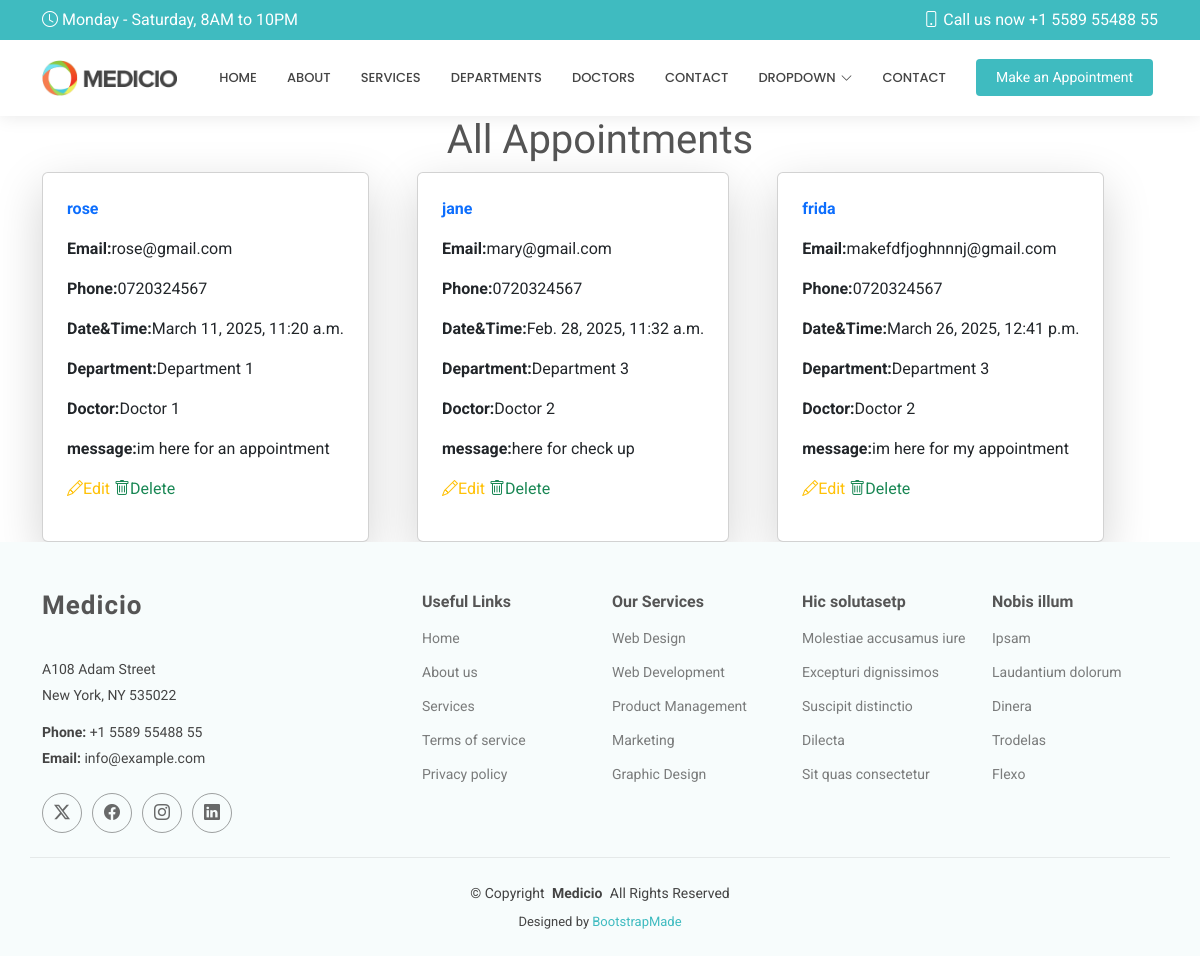
/show/, run on an earlier commit of the app's database.
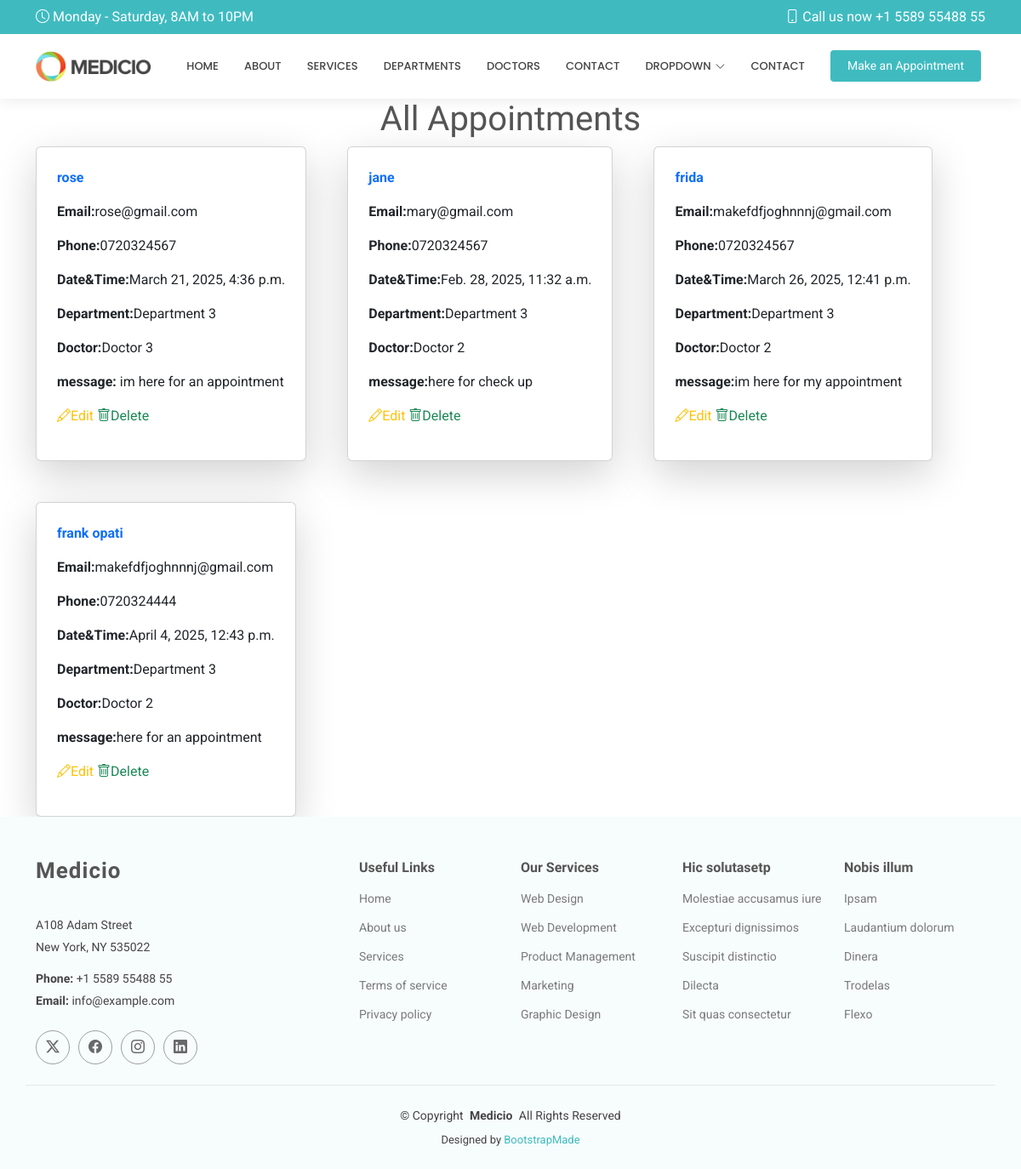
And on a later commit of the database.
### hospitalapp/models.py (models this page shows, shortened)
class Appointment(models.Model):
    name = models.CharField(max_length=50)
    email = models.EmailField()
    phone = models.CharField(max_length=15)
    date = models.DateTimeField()
    department = models.CharField(max_length=50)
    doctor = models.CharField(max_length=50)
    message = models.TextField()

### hospitalapp/views.py (the view)
# urls.py: path('show/', views.show, name='show'),
def show(request):
     all =Appointment.objects.all()
     return render(request, 'show.html',{'all':all})

### Templates/show.html (shortened to what this page needs)
{% extends 'starter-page.html' %}
{% load static %}
{% block content %}
<h1 class="text-center">All Appointments</h1>
<div class=" d-flex flex-wrap gap-5 container">
{% for x in all %}
<div class="card w-30 p-4 shadow-lg ">
<p class="fw-bold text-primary">{{ x.name }}</p>
<p><strong>Email:</strong>{{ x.email }}</p>
<p> <strong>Phone:</strong>{{ x.phone }}</p>
<p> <strong>Date&Time:</strong>{{ x.date}}</p>
<p> <strong>Department:</strong>{{ x.department}}</p>
<p> <strong>Doctor:</strong>{{ x.doctor}}</p>
<p> <strong>message:</strong>{{ x.message}}</p>
<p>
    <a href="{% url 'edit' x.id %}" class="text-warning">
        <i class="bi bi-pencil"></i>Edit
    </a>
    <a href="/delete/{{ x.id }}" class="me-5 text-success ">
        <i  class="bi bi-trash "></i>Delete
    </a>
</p>
</div>
{% endfor %}
</div>
{% endblock %}

### Templates/starter-page.html (shortened to what this page needs)
<!DOCTYPE html>
<html lang="en">
<head>
    {% load static %}
  <link href="{% static 'assets/vendor/bootstrap/css/bootstrap.min.css' %}" rel="stylesheet">
  <link href="{% static 'assets/vendor/bootstrap-icons/bootstrap-icons.css' %}" rel="stylesheet">
  <link href="{% static 'assets/vendor/aos/aos.css' %}" rel="stylesheet">
  <link href="{% static 'assets/vendor/fontawesome-free/css/all.min.css' %}" rel="stylesheet">
  <link href="{% static 'assets/vendor/glightbox/css/glightbox.min.css' %}" rel="stylesheet">
  <link href="{% static 'assets/vendor/swiper/swiper-bundle.min.css' %}" rel="stylesheet">
  <link href="{% static 'assets/css/main.css' %}" rel="stylesheet">
</head>
<body class="starter-page-page">
  <header id="header" class="header sticky-top">
    <div class="topbar d-flex align-items-center">
      <div class="container d-flex justify-content-center justify-content-md-between">
        <div class="d-none d-md-flex align-items-center">
          <i class="bi bi-clock me-1"></i> Monday - Saturday, 8AM to 10PM
        </div>
        <div class="d-flex align-items-center">
          <i class="bi bi-phone me-1"></i> Call us now +1 5589 55488 55
        </div>
      </div>
    </div>
    <div class="branding d-flex align-items-center">
      <div class="container position-relative d-flex align-items-center justify-content-end">
        <a href="index.html" class="logo d-flex align-items-center me-auto">
          <img src="{% static 'assets/img/logo.png' %}" alt="">
        </a>
        <nav id="navmenu" class="navmenu">
          <ul>
            <li><a href="{% url 'home' %}">Home</a></li>
           <li><a href="{% url 'about' %}">About</a></li>
            <li><a href="{% url 'services' %}">Services</a></li>
            <li><a href="{% url 'departments' %}">Departments</a></li>
            <li><a href="{% url 'doctors' %}">Doctors</a></li>
            <li><a href="{% url 'contact' %}">contact</a></li>
            <li class="dropdown"><a href="#"><span>Dropdown</span> <i class="bi bi-chevron-down toggle-dropdown"></i></a>
            </li>
            <li><a href="#contact">Contact</a></li>
          </ul>
        </nav>
        <a class="cta-btn" href="index.html#appointment">Make an Appointment</a>
      </div>
    </div>
  </header>
  <main class="main">
      {% block content %}
      {% endblock %}
  </main>
  <footer id="footer" class="footer light-background">
    <div class="container footer-top">
      <div class="row gy-4">
        <div class="col-lg-4 col-md-6 footer-about">
          <a href="index.html" class="logo d-flex align-items-center">
            <span class="sitename">Medicio</span>
          </a>
          <div class="footer-contact pt-3">
            <p>A108 Adam Street</p>
            <p>New York, NY 535022</p>
            <p class="mt-3"><strong>Phone:</strong> <span>+1 5589 55488 55</span></p>
            <p><strong>Email:</strong> <span>info@example.com</span></p>
          </div>
          <div class="social-links d-flex mt-4">
            <a href=""><i class="bi bi-twitter-x"></i></a>
            <a href=""><i class="bi bi-facebook"></i></a>
            <a href=""><i class="bi bi-instagram"></i></a>
            <a href=""><i class="bi bi-linkedin"></i></a>
          </div>
        </div>
        <div class="col-lg-2 col-md-3 footer-links">
          <h4>Useful Links</h4>
          <ul>
            <li><a href="#">Home</a></li>
            <li><a href="#">About us</a></li>
            <li><a href="#">Services</a></li>
            <li><a href="#">Terms of service</a></li>
            <li><a href="#">Privacy policy</a></li>
          </ul>
        </div>
        <div class="col-lg-2 col-md-3 footer-links">
          <h4>Our Services</h4>
          <ul>
            <li><a href="#">Web Design</a></li>
            <li><a href="#">Web Development</a></li>
            <li><a href="#">Product Management</a></li>
            <li><a href="#">Marketing</a></li>
            <li><a href="#">Graphic Design</a></li>
          </ul>
        </div>
        <div class="col-lg-2 col-md-3 footer-links">
          <h4>Hic solutasetp</h4>
          <ul>
            <li><a href="#">Molestiae accusamus iure</a></li>
            <li><a href="#">Excepturi dignissimos</a></li>
            <li><a href="#">Suscipit distinctio</a></li>
            <li><a href="#">Dilecta</a></li>
            <li><a href="#">Sit quas consectetur</a></li>
          </ul>
        </div>
        <div class="col-lg-2 col-md-3 footer-links">
          <h4>Nobis illum</h4>
          <ul>
            <li><a href="#">Ipsam</a></li>
            <li><a href="#">Laudantium dolorum</a></li>
            <li><a href="#">Dinera</a></li>
            <li><a href="#">Trodelas</a></li>
            <li><a href="#">Flexo</a></li>
          </ul>
        </div>
      </div>
    </div>
    <div class="container copyright text-center mt-4">
      <p>© <span>Copyright</span> <strong class="px-1 sitename">Medicio</strong> <span>All Rights Reserved</span></p>
      <div class="credits">
        Designed by <a href="https://bootstrapmade.com/">BootstrapMade</a>
      </div>
    </div>
  </footer>
</body>
</html>

### static/assets/css/main.css (style rules this page uses)
:root { --default-font: "Roboto", system-ui, -apple-system, "Segoe UI", Roboto, "Helvetica Neue", Arial, "Noto Sans", "Liberation Sans", sans-serif, "Apple Color Emoji", "Segoe UI Emoji", "Segoe UI Symbol", "Noto Color Emoji"; --heading-font: "Raleway", sans-serif; --nav-font: "Poppins", sans-serif; }
:root { --background-color: #ffffff; --default-color: #444444; --heading-color: #555555; --accent-color: #3fbbc0; --surface-color: #ffffff; --contrast-color: #ffffff; }
:root { --nav-color: #444444; --nav-hover-color: #3fbbc0; --nav-mobile-background-color: #ffffff; --nav-dropdown-background-color: #ffffff; --nav-dropdown-color: #444444; --nav-dropdown-hover-color: #3fbbc0; }
.light-background { --background-color: #f7fcfc; --surface-color: #ffffff; }
:root { scroll-behavior: smooth; }
body { color: var(--default-color); background-color: var(--background-color); font-family: var(--default-font); }
a { color: var(--accent-color); text-decoration: none; transition: 0.3s; }
h1, h2, h3, h4, h5, h6 { color: var(--heading-color); font-family: var(--heading-font); }
.header { color: var(--default-color); background-color: var(--background-color); transition: all 0.5s; z-index: 997; box-shadow: 0px 0 18px rgba(0, 0, 0, 0.1); }
.header .topbar { background-color: var(--accent-color); color: var(--contrast-color); height: 40px; padding: 0; transition: all 0.5s; }
.header .branding { min-height: 60px; padding: 10px 0; }
.header .logo { line-height: 1; }
.header .logo img { max-height: 36px; margin-right: 8px; }
.header .cta-btn, .header .cta-btn:focus { color: var(--contrast-color); background: var(--accent-color); font-size: 14px; padding: 8px 20px; margin: 0 5px 0 30px; border-radius: 4px; transition: 0.3s; }
@media (min-width: 1200px) { .navmenu { padding: 0; } }
@media (min-width: 1200px) { .navmenu ul { margin: 0; padding: 0; display: flex; list-style: none; align-items: center; } }
@media (min-width: 1200px) { .navmenu li { position: relative; } }
@media (min-width: 1200px) { .navmenu a, .navmenu a:focus { color: var(--nav-color); padding: 18px 15px; font-size: 13px; font-family: var(--nav-font); font-weight: 500; text-transform: uppercase; display: flex; align-items: center; justify-content: space-between; white-space: nowrap; transition: 0.3s; } }
@media (min-width: 1200px) { .navmenu a i, .navmenu a:focus i { font-size: 12px; line-height: 0; margin-left: 5px; transition: 0.3s; } }
@media (min-width: 1200px) { .navmenu li:last-child a { padding-right: 0; } }
.footer { color: var(--default-color); background-color: var(--background-color); font-size: 14px; position: relative; }
.footer .footer-top { padding-top: 50px; }
.footer .footer-about .logo { line-height: 1; margin-bottom: 25px; }
.footer .footer-about .logo span { color: var(--heading-color); font-family: var(--heading-font); font-size: 26px; font-weight: 700; letter-spacing: 1px; }
.footer .footer-about p { font-size: 14px; font-family: var(--heading-font); }
.footer .social-links a { display: flex; align-items: center; justify-content: center; width: 40px; height: 40px; border-radius: 50%; border: 1px solid color-mix(in srgb, var(--default-color), transparent 50%); font-size: 16px; color: color-mix(in srgb, var(--default-color), transparent 20%); margin-right: 10px; transition: 0.3s; }
.footer h4 { font-size: 16px; font-weight: bold; position: relative; padding-bottom: 12px; }
.footer .footer-links { margin-bottom: 30px; }
.footer .footer-links ul { list-style: none; padding: 0; margin: 0; }
.footer .footer-links ul li { padding: 10px 0; display: flex; align-items: center; }
.footer .footer-links ul li:first-child { padding-top: 0; }
.footer .footer-links ul a { color: color-mix(in srgb, var(--default-color), transparent 30%); display: inline-block; line-height: 1; }
.footer .footer-contact p { margin-bottom: 5px; }
.footer .copyright { padding: 25px 0; border-top: 1px solid color-mix(in srgb, var(--default-color), transparent 90%); }
.footer .copyright p { margin-bottom: 0; }
.footer .credits { margin-top: 8px; font-size: 13px; }

What changed in the data, as far as the page shows it:
changed Appointment "rose": date "March 11, 2025, 11:20 a.m." → "March 21, 2025, 4:36 p.m."; department "Department 1" → "Department 3"; doctor "Doctor 1" → "Doctor 3"
added Appointment: name "frank opati", email "makefdfjoghnnnj@gmail.com", phone "0720324444", date "April 4, 2025, 12:43 p.m.", department "Department 3", doctor "Doctor 2", message "here for an appointment"
